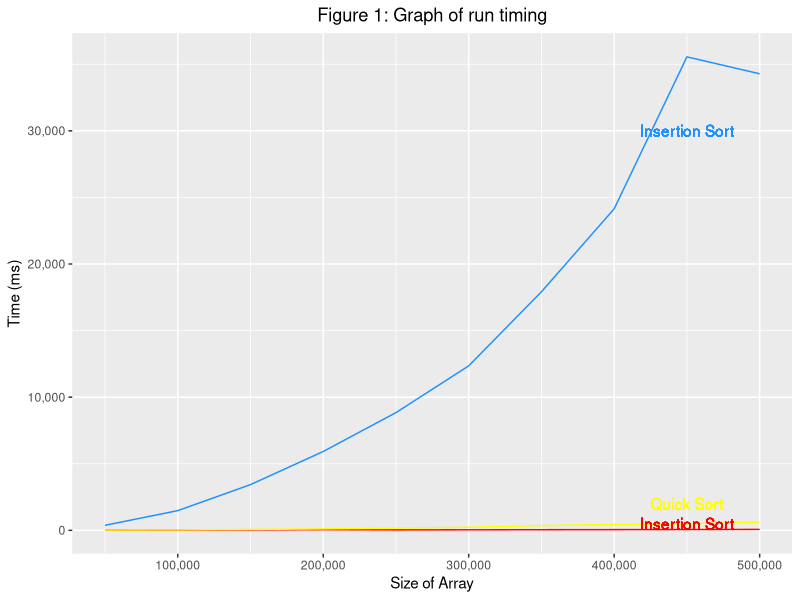
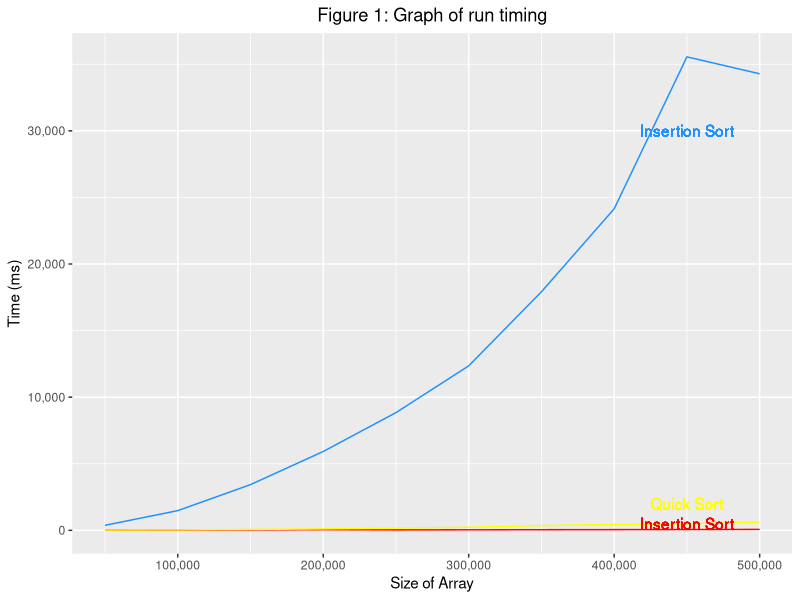

Write the R code that produced these figures, in order.
library(tidyverse)
library(magrittr) 
library(scales) 

x<-c(50000, 100000, 150000, 200000, 250000, 300000, 350000, 400000, 450000, 500000) 
merge<-c(19, 20, 32, 49, 32, 39, 46, 52, 59, 69 )
insertion<-c(378, 1480, 3433, 5922, 8841, 12350, 17915, 24145, 35553, 34282)
quick<-c(25, 30, 65, 107, 163, 232, 355, 436, 486, 614 )

sort <- data.frame("Size of Array"=x, "Merge Sort"= merge, "Insertion Runtime"= insertion, "QuickSort Runtime"= quick)

sort %>% 
  ggplot()+
  geom_line(aes(x=Size.of.Array, y=Merge.Sort), color="red")+
  geom_line(aes(x=Size.of.Array, y=Insertion.Runtime), color="dodgerblue")+
  geom_line(aes(x=Size.of.Array, y=QuickSort.Runtime), color="yellow")+
  scale_x_continuous(name= "Size of Array", labels=comma)+
  scale_y_continuous(name="Time (ms)", labels=comma)+
  ggtitle("Figure 1: Graph of run timing")+
  theme(plot.title = element_text(hjust = 0.5))+
  geom_text(x=450000, y=30000, label="Insertion Sort", color="dodgerblue")+
  geom_text(x=450000, y=2000, label="Quick Sort", color="yellow")+
  geom_text(x=450000, y=500, label="Insertion Sort", color="red")


ggsave("SortingRuntime-ex5.pdf")    
